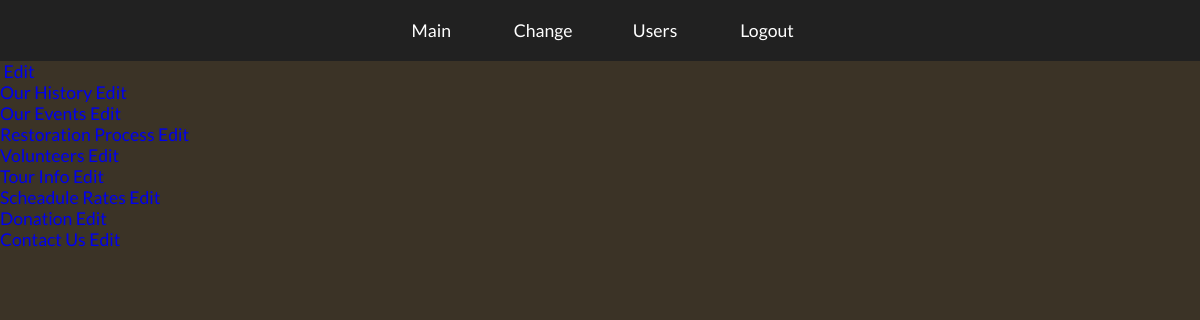
/admin/pages (signed in), run on an earlier commit of the app's database.
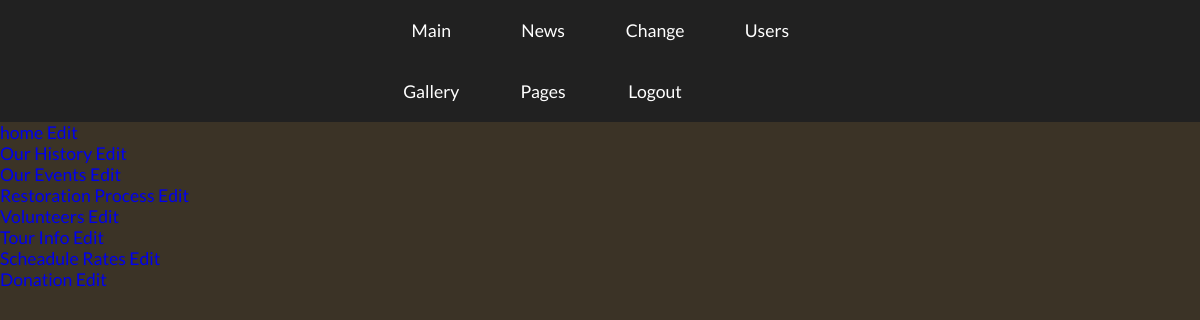
And on a later commit of the database.
### tables this page shows
CREATE TABLE `admin_menu` (
  `id` int(11) NOT NULL AUTO_INCREMENT,
  `name` varchar(30) DEFAULT NULL,
  `link` varchar(60) DEFAULT NULL,
  `parent` int(11) DEFAULT NULL,
  `sort` int(11) DEFAULT NULL,
  `active` int(11) DEFAULT '1',
  PRIMARY KEY (`id`),
  KEY `admin_menu_admin_menu_id_fk` (`parent`),
  CONSTRAINT `admin_menu_admin_menu_id_fk` FOREIGN KEY (`parent`) REFERENCES `admin_menu` (`id`)
);

CREATE TABLE `pages` (
  `id` int(11) NOT NULL AUTO_INCREMENT,
  `content` text,
  `alias` varchar(250) DEFAULT NULL,
  `main_title` varchar(200) DEFAULT NULL,
  PRIMARY KEY (`id`),
  UNIQUE KEY `pages_alias_uindex` (`alias`)
);

### system/Controller.php (called while the page is built, shortened)
<?php
abstract class Controller
{
	private $__viewDir;
	protected $_template;
	public function __construct(){
		$class = new ReflectionClass($this);
		$this->__viewDir = realpath(dirname($class->getFileName()).'/../views');
		$this->_template = Config::get('global')['site_template'];
	}
	protected function render(string $view, array $data){
		$__content = $this->renderPartial($view, $data, true);
		require $_SERVER['DOCUMENT_ROOT'].'/templates/'.$this->_template.'.php';
	}
	protected function renderPartial(string $view, array $data, $return = false){
		if(file_exists($this->__viewDir.'/'.$view.'.php')){
			extract($data);
			require $this->__viewDir.'/'.$view.'.php';
			$__content =  ob_get_clean();
		}else{
			if (Config::get('global')['debug']){
				App::getInstance()->showError('File '.$this->viewDir.'/'.$view.'.php was not found');
			}else{
				App::getInstance()->redirect('/404');
			}
		}
		if($return){
			return $__content;
		}
	}
}

### modules/pages/controllers/BackendController.php (called while the page is built, shortened)
<?php
class BackendController extends \BController
{
	public function actionPages(){
		$page_model = \App::getInstance()->loadModel('pages/pages');
		$data = [
			'pages' => $page_model->getPages()
		];
		$this->render('backend/pages', $data);
	}
}

### system/App.php (called while the page is built, shortened)
<?php
trait Singleton {
	static private $instance = null;
	static public function getInstance() {
		return
			self::$instance===null
				? self::$instance = new static()
				: self::$instance;
	}
}
class App
{
	private $__route;
	public function setRoute(Router $route){
		$this->__route = $route;
	}
	public function execute($return = false){
		$controller = $this->__route->getController();
		$action = $this->__route->getAction();
		if($return){
			return $controller->$action();
		}
		$controller->$action();
	}
	public function loadModel(string $path): Model {
		list($module, $model) = explode('/', $path);
		$model = ucfirst($model).'Model';
		return new $model;
	}
	public function loadController(string $path, $return = true){
		list($module, $controllerName, $actionName) = explode('/', $path);
		$controllerName = ucfirst($controllerName).'Controller';
		$actionName = 'action'.ucfirst($actionName);
		$this->__route->setController($module, $controllerName, $actionName);
		if($return){
			return $this->execute(true);
		}
	}
}

### index.php (called while the page is built, shortened)
<?php
require_once("config.php");
App::getInstance()->execute();

### system/Model.php (called while the page is built, shortened)
<?php
abstract class Model
{
	protected $_pdo;
	function __construct(){
		if(Config::get('db')){
            $dsn = 'mysql:host='.Config::get('db')['host'].';dbname='.Config::get('db')['database'].';charset=utf8';
		}else{
			$dsn = 'mysql:host='.getenv('DB_HOST').';dbname='.getenv('DB_NAME').';charset=utf8';
		}
		$opt = array(
			PDO::ATTR_ERRMODE               => PDO::ERRMODE_EXCEPTION,
			PDO::ATTR_DEFAULT_FETCH_MODE    => PDO::FETCH_ASSOC,
		);
		if(Config::get('db')){
			$this->_pdo = new PDO($dsn, Config::get('db')['user'],Config::get('db')['pass'], $opt);
		}else{
			$this->_pdo = new PDO($dsn, getenv('DB_USER'),getenv('DB_PASS'), $opt);
		}
	}
	protected function queryRows(string $sql, array $data = []): array {
		$stmt = $this->_pdo->prepare($sql);
		$stmt->execute($data);
		$data = [];
		foreach ($stmt as $row){
			$data[] = $row;
		}
		return $data;
	}
}

### modules/pages/models/PagesModel.php (called while the page is built, shortened)
<?php
class PagesModel extends \Model
{
	public function getPages(): array{
		$sql = "SELECT main_title, alias, id FROM pages";
		return $this->queryRows($sql);
	}
}

### config.php (called while the page is built, shortened)
<?php
class Config
{
	private static $__data = [
		'global' => [
			'debug' => true,
			'site_template' => 'frontend',
			'admin_template' => 'backend',
			'css_dir' => '/static/css/',
			'js_dir' => '/static/js/',
			'news_limit' => 4,
			'SendGridAPI_key' => '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',
			'feedback_mail' => 'zaloznyi.sasha@gmail.com'
		],
		'routes' => [
			'admin' => 'user/BackendController/actionIndex',
			'admin/login' => 'user/BackendController/actionLogin',
			'admin/logout' => 'user/BackendController/actionLogout',
			'admin/users' => 'user/BackendController/actionUserList',
			'admin/user/delete/(\d+)' => 'user/BackendController/actionDelete/id:$1',
			'admin/user/add' => 'user/BackendController/actionAdd',
			'admin/user/change' => 'user/BackendController/actionChange',
			'admin/pages' => 'pages/BackendController/actionPages',
			'admin/page/edit/(\d+)' => 'pages/BackendController/actionEdit/id:$1',
			'admin/gallery' => 'pages/BackendController/actionGallery',
			'admin/gallery/add' => 'pages/BackendController/actionAddImage',
			'admin/gallery/edit/(\d+)' => 'pages/BackendController/actionEditImage/id:$1',
			'admin/gallery/delete/(\d+)' => 'pages/BackendController/actionDeleteImage/id:$1',
			'admin/news' => 'news/BackendController/actionNews',
			'admin/news/add' => 'news/BackendController/actionAdd',
			'admin/news/edit/(\d+)' => 'news/BackendController/actionEdit/id:$1',
			'admin/news/delete/(\d+)' => 'news/BackendController/actionDelete/id:$1',
			'' => 'pages/FrontendController/actionPage',
			'contact' => 'pages/FrontendController/actionContact',
			'404' => 'system/ErrorController/action404',
			'page/([a-z-]+)' => 'pages/FrontendController/actionPage/alias:$1',
			'gallery' => 'pages/FrontendController/actionGallery',
			'gallery/(\d+)' => 'pages/FrontendController/actionImage/id:$1',
			'news' => 'news/FrontendController/actionNews',
			'news/(\d+)' => 'news/FrontendController/actionNews/page:$1',
		],
	];
	public static function get(string $name): array {
		return isset(self::$__data[$name]) ? self::$__data[$name] : [];
	}
}

### system/Router.php (called while the page is built, shortened)
<?php
class Router
{
	private $__controller;
	private $__action;
	public function getController(): Controller {
		return $this->__controller;
	}
	public function getAction(): string {
		return $this->__action;
	}
	public function setController(string $moduleName, string $controllerName, string $actionName){
		$realPath = "/modules/$moduleName/controllers/$controllerName.php";
		$this->__controller = new $controllerName;
		$this->__action = $actionName;
	}
}

### modules/menu/controllers/BackendController.php (called while the page is built, shortened)
<?php
class BackendController extends \BController
{
	public function actionMenu(){
		$model = \App::getInstance()->loadModel('menu/backendMenu');
		$data = [
			'menuList' => $model->getMenu(),
		];
		return $this->renderPartial('backend/menu', $data, true);
	}
}

### modules/menu/models/BackendMenuModel.php (called while the page is built, shortened)
<?php
class BackendMenuModel extends \Model
{
	public function getMenu(): array {
		$sql = 'SELECT am.name, am.link FROM admin_menu am
				LEFT JOIN admin_menu_roles amr ON amr.menu_id = am.id
				WHERE am.active = :active
				AND amr.role_id  = :user
				ORDER BY sort';
		return $this->queryRows($sql, ['active' => 1, 'user' => $_SESSION['user']['role']]);
	}
}

### modules/pages/views/backend/pages.php (the view)
<ul>
    <?php foreach ($pages as $page): ?>
        <li>
            <a target="_blank" href="/page/<?php echo $page['alias']?>"><?php echo $page['main_title']?></a>
            <a href="/admin/page/edit/<?php echo $page['id']?>">Edit</a>
        </li>
    <?php endforeach; ?>
</ul>

### templates/backend.php (shortened to what this page needs)
<!doctype>
<html>
    <head>
        <link rel="stylesheet" type="text/css" href="<?php echo Config::get('global')['css_dir']; ?>admin.css" />
        <link href="https://maxcdn.bootstrapcdn.com/font-awesome/4.7.0/css/font-awesome.min.css" rel="stylesheet">
    </head>
    <body>
        <?php echo App::getInstance()->loadController('menu/backend/menu') ?>
        <?php echo $__content; ?>
    </body>
</html>

### modules/menu/views/backend/menu.php
<nav class="control_menu">
    <div class="wrapper_small">
        <ul>
            <?php foreach ($menuList as $item): ?>
                <li><a href="<?php echo $item['link'];?>"><?php echo $item['name'];?></a></li>
            <?php endforeach; ?>
        </ul>
    </div>
</nav>

### static/css/admin.css (style rules this page uses)
.padded_Y, .login_main, .control_menu ul li a, #users { padding-top: 20px; padding-bottom: 20px; }
.before_after_fixed, body:before, .new_user.del:before, .new_user.add:before { content: ""; position: fixed; top: 0; left: 0; width: 100%; height: 100%; }
ul { padding: 0; margin: 0; list-style: none; }
a { display: inline-block; text-decoration: none; cursor: pointer; }
body { font-family: 'Lato', sans-serif; background: url(../img/bg_login_big.jpg) no-repeat; background-size: cover; color: #fff; font-size: 1.1em; position: relative; padding: 0; margin: 0; }
body:before { background-color: rgba(25, 16, 0, 0.85); z-index: -1; }
.transition, a, input, select, input[type="submit"], .control_menu ul li, .new_user.del:before, .new_user.add:before { -webkit-transition: all .3s ease-in; transition: all .3s ease-in; }
.wrapper, .wrapper_small { max-width: 1000px; width: 95%; margin: 0 auto; position: relative; }
.wrapper_small { max-width: 450px; }
.control_menu { background-color: #212121; width: 100%; }
.control_menu ul li { display: inline-block; margin-right: -4px; width: 25%; text-align: center; }
.control_menu ul li a { color: #fff; display: block; }

What changed in the data, as far as the page shows it:
removed pages: main_title "Contact Us"
added admin_menu: name "News"
added admin_menu: name "Gallery"
added admin_menu: name "Pages"
changed pages: main_title (not shown) → "home"
